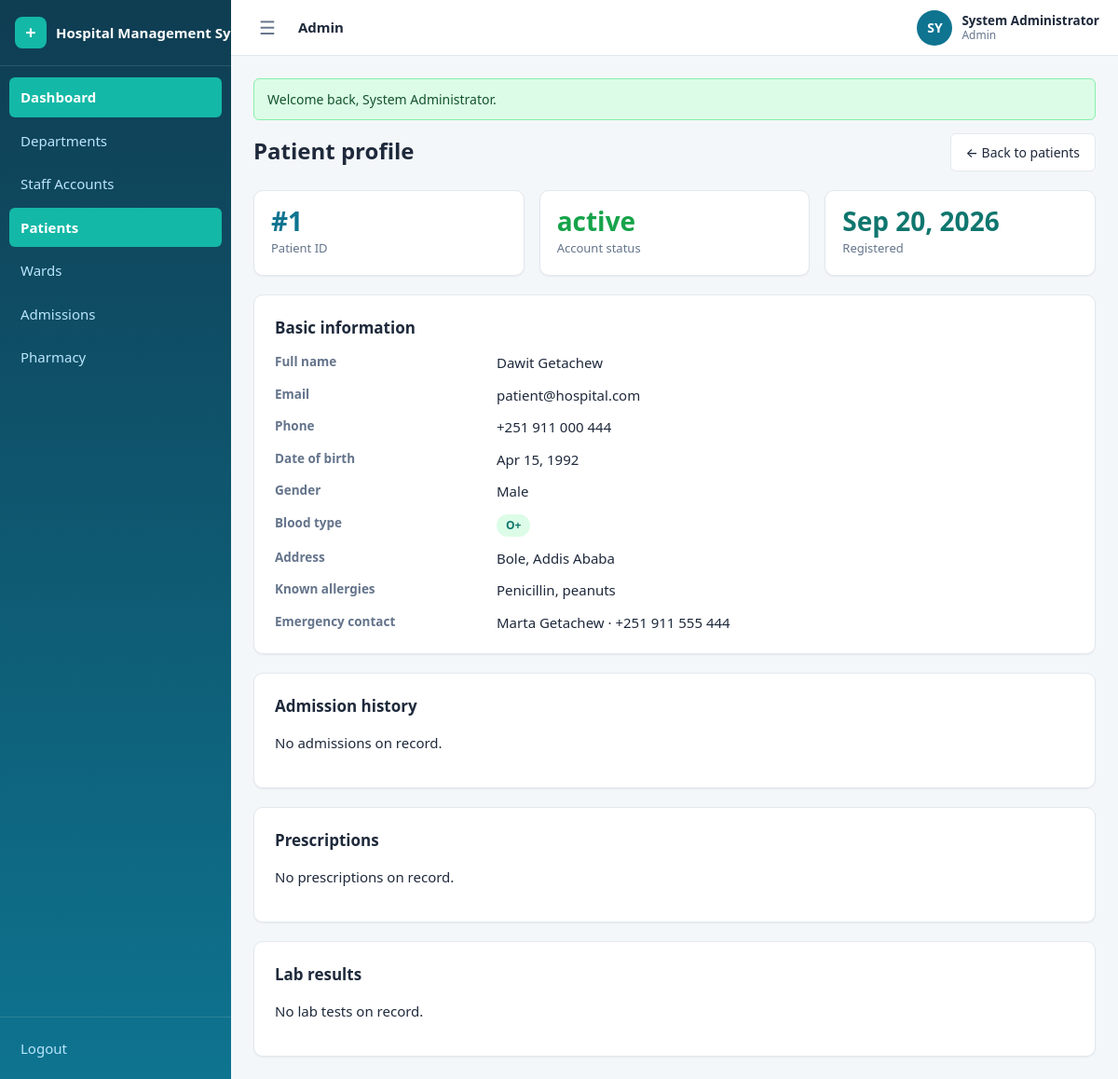
The app's page /admin/patients/1/profile (signed in) with its own data.
### tables this page shows
CREATE TABLE IF NOT EXISTS patients (
    id                      INT UNSIGNED AUTO_INCREMENT PRIMARY KEY,
    user_id                 INT UNSIGNED NOT NULL,
    date_of_birth           DATE DEFAULT NULL,
    gender                  ENUM('male','female','other') DEFAULT NULL,
    address                 VARCHAR(255) DEFAULT NULL,
    emergency_contact_name  VARCHAR(100) DEFAULT NULL,
    emergency_contact_phone VARCHAR(30)  DEFAULT NULL,
    blood_type              ENUM('A+','A-','B+','B-','AB+','AB-','O+','O-') DEFAULT NULL,
    allergies               TEXT DEFAULT NULL,
    created_at              TIMESTAMP NOT NULL DEFAULT CURRENT_TIMESTAMP,
    UNIQUE KEY uq_patients_user (user_id),
    CONSTRAINT fk_patients_user FOREIGN KEY (user_id) REFERENCES users(id) ON DELETE CASCADE
);

CREATE TABLE IF NOT EXISTS users (
    id             INT UNSIGNED AUTO_INCREMENT PRIMARY KEY,
    role           ENUM('admin','doctor','receptionist','patient','nurse','pharmacist','lab_technician','accountant') NOT NULL,
    name           VARCHAR(100) NOT NULL,
    email          VARCHAR(150) NOT NULL,
    password       VARCHAR(255) NOT NULL,
    phone          VARCHAR(30)  DEFAULT NULL,
    photo          VARCHAR(255) DEFAULT NULL,
    status         ENUM('active','inactive') NOT NULL DEFAULT 'active',
    last_login_at  DATETIME DEFAULT NULL,
    created_at     TIMESTAMP NOT NULL DEFAULT CURRENT_TIMESTAMP,
    updated_at     TIMESTAMP NOT NULL DEFAULT CURRENT_TIMESTAMP ON UPDATE CURRENT_TIMESTAMP,
    UNIQUE KEY uq_users_email (email)
);

### config/helpers.php (called while the page is built, shortened)
<?php
function e($value): string
{
    return htmlspecialchars((string) $value, ENT_QUOTES, 'UTF-8');
}
function url(string $path = ''): string
{
    return BASE_URL . '/' . ltrim($path, '/');
}
function current_user()
{
    return $_SESSION['user'] ?? false;
}
function require_login(): array
{
    $user = current_user();
    return $user;
}
function require_role(string ...$roles): array
{
    $user = require_login();
    return $user;
}
function render_partial(string $view, array $data = []): string
{
    extract($data, EXTR_SKIP);
    require APP_ROOT . '/views/' . $view . '.php';
    return ob_get_clean();
}
function view(string $view, array $data = [], string $layout = 'app'): void
{
    $content = render_partial($view, $data);
}
function format_date(?string $date): string
{
    $dt = date_create($date);
    return $dt ? $dt->format('M j, Y') : '—';
}

### controllers/PatientController.php (called while the page is built, shortened)
<?php
class PatientController
{
    public function profile(array $params): void
    {
        $user    = require_role('admin', 'receptionist', 'doctor');
        $patient = Patient::findById((int) $params['id']);
        $isDoctor = $user['role'] === 'doctor';
        $showClinical = $user['role'] !== 'receptionist';
        $patientUserId = (int) $patient['user_id'];
        view('patients/profile', [
            'patient'       => $patient,
            'isAdmin'       => $user['role'] === 'admin',
            'isDoctor'      => $isDoctor,
            'canPrescribe'  => $isDoctor,
            'showClinical'  => $showClinical,
            'admissions'    => Admission::forPatient($patientUserId),
            'prescriptions' => $showClinical ? Prescription::forPatient($patientUserId) : [],
            'labs'          => $showClinical ? LabRequest::forPatient($patientUserId) : [],
            'roleHome'      => $isDoctor ? '/doctor' : ($user['role'] === 'receptionist' ? '/receptionist' : '/admin'),
        ]);
    }
}

### public/index.php (called while the page is built, shortened)
<?php
require_once __DIR__ . '/../config/config.php';
$method = $_SERVER['REQUEST_METHOD'];
$path   = '/' . trim($_GET['url'] ?? '', '/');
if ($path !== '/') {
    $path = rtrim($path, '/');
}
[$controllerClass, $action, $params] = dispatch($routes, $method, $path);
$controller = new $controllerClass();
call_user_func_array([$controller, $action], [$params]);
function dispatch(array $routes, string $method, string $path): array
{
    foreach ($routes[$method] ?? [] as $pattern => $handler) {
        $params = match_route($pattern, $path);
        if ($params !== null) {
            return [$handler[0], $handler[1], $params];
        }
    }
    exit;
}
function match_route(string $pattern, string $path): ?array
{
    $patternParts = explode('/', trim($pattern, '/'));
    $pathParts    = $path === '/' ? [''] : explode('/', trim($path, '/'));
    if (count($patternParts) !== count($pathParts)) {
        return null;
    }
    $params = [];
    foreach ($patternParts as $i => $segment) {
        if (strlen($segment) > 2 && $segment[0] === '{' && substr($segment, -1) === '}') {
            $key = substr($segment, 1, -1);
            $params[$key] = urldecode($pathParts[$i]);
        } elseif ($segment !== $pathParts[$i]) {
            return null;
        }
    }
    return $params;
}

### config/config.php (called while the page is built, shortened)
<?php
spl_autoload_register(function (string $class): void {
    foreach (['controllers', 'models'] as $dir) {
        $file = APP_ROOT . '/' . $dir . '/' . $class . '.php';
        if (is_file($file)) {
            return;
        }
    }
});
require_once APP_ROOT . '/config/database.php';
function db(): PDO
{
    return Database::getInstance();
}
require_once APP_ROOT . '/config/helpers.php';

### config/database.php (called while the page is built, shortened)
<?php
final class Database
{
    private static ?PDO $instance = null;
    public static function getInstance(): PDO
    {
        if (self::$instance === null) {
            $dsn = 'mysql:host=' . DB_HOST . ';port=' . DB_PORT . ';dbname=' . DB_NAME . ';charset=' . DB_CHARSET;
            try {
                self::$instance = new PDO($dsn, DB_USER, DB_PASS, [
                    PDO::ATTR_ERRMODE            => PDO::ERRMODE_EXCEPTION,
                    PDO::ATTR_DEFAULT_FETCH_MODE => PDO::FETCH_ASSOC,
                    PDO::ATTR_EMULATE_PREPARES   => false,
                ]);
            } catch (PDOException $e) {
                die('Database connection failed: ' . e($e->getMessage()));
            }
        }
        return self::$instance;
    }
}

### models/Patient.php (called while the page is built, shortened)
<?php
class Patient
{
    public static function findById(int $id)
    {
        $stmt = db()->prepare(
            'SELECT p.*, u.name, u.email, u.phone, u.status, u.created_at AS account_created_at
             FROM patients p
             JOIN users u ON u.id = p.user_id
             WHERE p.id = ?'
        );
        $stmt->execute([$id]);
        return $stmt->fetch() ?: false;
    }
}

### views/patients/profile.php (the view, shortened to what this page needs)
<div class="row">
    <h1 class="page-title grow">Patient profile</h1>
    <a class="btn" href="<?= url($roleHome . '/patients') ?>">&larr; Back to patients</a>
</div>
<div class="stat-grid mt">
    <?= render_partial('partials/stat-card', ['label' => 'Patient ID', 'value' => '#' . (int) $patient['id'], 'tone' => 'primary']) ?>
    <?= render_partial('partials/stat-card', ['label' => 'Account status', 'value' => $patient['status'], 'tone' => $patient['status'] === 'active' ? 'ok' : 'warn']) ?>
    <?= render_partial('partials/stat-card', ['label' => 'Registered', 'value' => format_date($patient['account_created_at']), 'tone' => 'teal']) ?>
</div>
<div class="card mt">
    <h2 class="card-title">Basic information</h2>
    <dl class="def-list">
        <dt>Full name</dt><dd><?= e($patient['name']) ?></dd>
        <dt>Email</dt><dd><?= e($patient['email']) ?></dd>
        <dt>Phone</dt><dd><?= e($patient['phone'] ?: '—') ?></dd>
        <dt>Date of birth</dt><dd><?= $patient['date_of_birth'] ? e(format_date($patient['date_of_birth'])) : '—' ?></dd>
        <dt>Gender</dt><dd><?= e($patient['gender'] ? ucfirst((string) $patient['gender']) : '—') ?></dd>
        <dt>Blood type</dt><dd><span class="badge badge-approved"><?= e($patient['blood_type'] ?: '—') ?></span></dd>
        <dt>Address</dt><dd><?= e($patient['address'] ?: '—') ?></dd>
        <dt>Known allergies</dt><dd><?= e($patient['allergies'] ?: 'None') ?></dd>
        <dt>Emergency contact</dt>
        <dd>
            <?= e($patient['emergency_contact_name'] ?: '—') ?>
            <?= $patient['emergency_contact_phone'] ? ' &middot; ' . e($patient['emergency_contact_phone']) : '' ?>
        </dd>
    </dl>
</div>
<div class="card mt">
    <h2 class="card-title">Admission history</h2>
    <?php if (!$admissions): ?>
        <p class="muted">No admissions on record.</p>
    <?php endif; ?>
</div>
<?php if ($showClinical): ?>
<div class="card mt">
    <h2 class="card-title">Prescriptions</h2>
    <?php if (!$prescriptions): ?>
        <p class="muted">No prescriptions on record.</p>
    <?php endif; ?>
</div>
<?php endif; ?>
<?php if ($showClinical): ?>
<div class="card mt">
    <h2 class="card-title">Lab results</h2>
    <?php if (!$labs): ?>
        <p class="muted">No lab tests on record.</p>
    <?php endif; ?>
</div>
<?php endif; ?>

### views/partials/stat-card.php (shortened to what this page needs)
?><div class="stat-card<?= isset($tone) ? ' stat-' . e($tone) : '' ?>">
    <div class="stat-value"><?= e($value) ?></div>
    <div class="stat-label"><?= e($label) ?></div>
</div>

### public/assets/css/style.css (style rules this page uses)
:root { --primary: #0e7490; --primary-dark: #155e75; --primary-soft: #ecfeff; --teal: #14b8a6; --teal-dark: #0f766e; --bg: #f4f7f9; --surface: #ffffff; --border: #e2e8f0; --text: #1e293b; --text-muted: #64748b; --ok: #16a34a; --ok-soft: #dcfce7; --warn: #b45309; --warn-soft: #fef3c7; --danger: #dc2626; --danger-soft: #fee2e2; --info: #0369a1; --info-soft: #dbeafe; --radius: 10px; --radius-sm: 6px; --shadow-sm: 0 1px 2px rgba(15, 23, 42, .06); --shadow-md: 0 10px 24px rgba(15, 23, 42, .10); --font: 'Segoe UI', system-ui, -apple-system, sans-serif; --sidebar-w: 248px; --sidebar-coll: 76px; --header-h: 60px; }
* { box-sizing: border-box; }
html, body { margin: 0; padding: 0; font-family: var(--font); color: var(--text); background: var(--bg); font-size: 15px; line-height: 1.5; }
a { color: var(--primary); text-decoration: none; }
.app { display: flex; min-height: 100vh; }
.page-title { font-size: 24px; margin: 0 0 4px; }
.mt { margin-top: 20px; }
.card { background: var(--surface); border: 1px solid var(--border); border-radius: var(--radius); box-shadow: var(--shadow-sm); padding: 22px; }
.card-title { margin: 0 0 14px; font-size: 17px; }
.stat-grid { display: grid; grid-template-columns: repeat(auto-fit, minmax(170px, 1fr)); gap: 16px; }
.stat-card { background: var(--surface); border: 1px solid var(--border); border-radius: var(--radius); box-shadow: var(--shadow-sm); padding: 18px; }
.stat-value { font-size: 28px; font-weight: 700; color: var(--primary); line-height: 1; }
.stat-label { font-size: 13px; color: var(--text-muted); margin-top: 6px; }
.stat-ok .stat-value { color: var(--ok); }
.stat-teal .stat-value { color: var(--teal-dark); }
.stat-primary .stat-value { color: var(--primary); }
.btn { display: inline-flex; align-items: center; justify-content: center; gap: 6px; padding: 9px 16px; border-radius: var(--radius-sm); border: 1px solid var(--border); background: var(--surface); color: var(--text); font-size: 14px; font-weight: 500; cursor: pointer; transition: background .15s, border-color .15s, box-shadow .15s; }
.badge { display: inline-block; padding: 3px 10px; border-radius: 999px; font-size: 12px; font-weight: 600; text-transform: capitalize; }
.badge-approved { background: var(--ok-soft); color: var(--teal-dark); }
.def-list { display: grid; grid-template-columns: 220px 1fr; gap: 12px 18px; margin: 0; }
.def-list dt { font-weight: 600; color: var(--text-muted); font-size: 13.5px; }
.def-list dd { margin: 0; }
.row { display: flex; gap: 14px; align-items: center; flex-wrap: wrap; }
.row .grow { flex: 1; }

### records on screen
patients: user.status "active", user.name "Dawit Getachew", user.email "patient@hospital.com", user.phone "+251 911 000 444", date_of_birth "Apr 15, 1992", gender "Male", blood_type "O+", address "Bole, Addis Ababa", allergies "Penicillin, peanuts", emergency_contact_name "Marta Getachew", emergency_contact_phone "+251 911 555 444"

### other values on screen
APP_NAME "Hospital Management…"
$label "Dashboard"
$label "Departments"
$label "Staff Accounts"
$label "Patients"
$label "Wards"
$label "Admissions"
$label "Pharmacy"
$roleLabel "Admin"
$initials "SY"
$user['name'] "System Administrator"
$flash['message'] "Welcome back, System Administrator."
$value "#1 Sep 20, 2026"
$label "Patient ID Account status Registered"
